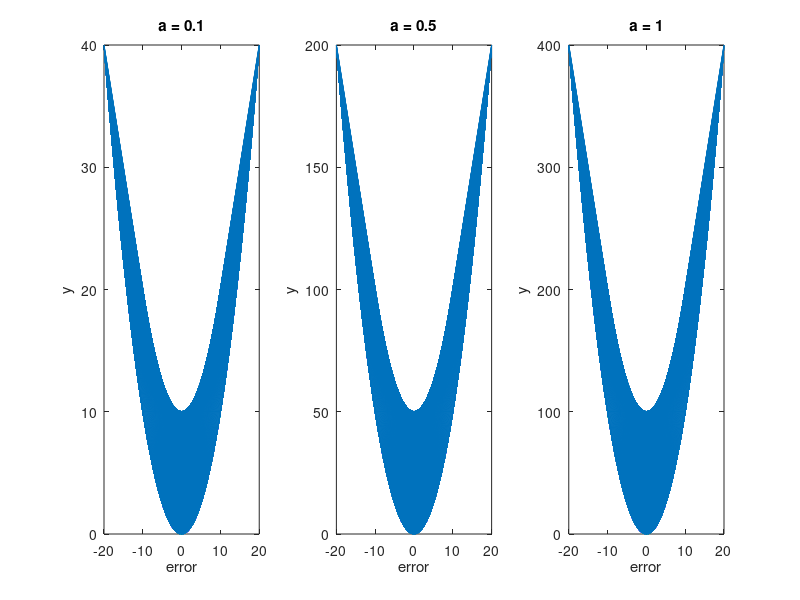

The MATLAB script that drew this image: (Note: this script raises an error after producing the figure.)
close; clear; clc;
% Define the quadratic equation
a_values = [0.1, 0.5, 1];  % Different values of 'a'
x1 = linspace(-10, 10, 1000);  % Generate x1 values
x2 = linspace(-10, 10, 1000);  % Generate x2 values

% Create a meshgrid of x1 and x2
[X1, X2] = meshgrid(x1, x2);

% Initialize a figure for plotting
figure;

% Plot the difference between x1 and x2 (error) with y as the x-axis
for a = a_values
    % Calculate the quadratic equation
    y = a * (X1 - X2).^2;

    % Calculate the error (difference between x1 and x2)
    error = X1 - X2;

    % Plot the error against y
    subplot(1, numel(a_values), find(a_values == a));
    plot(error(:), y(:));
    title(['a = ' num2str(a)]);
    xlabel('error');
    ylabel('y');
    
    % % Set y-axis limits
    % ylim([200, 0]);
    

end

% Adjust subplot layout
sgtitle('Difference between x1 and x2 vs. y');


%% standard deviation as a shaded area 
% https://nl.mathworks.com/matlabcentral/answers/494515-plot-standard-deviation-as-a-shaded-area
% color: https://nl.mathworks.com/help/matlab/ref/fill.html
y = rand(1,10); % your mean vector;
x = 1:numel(y);
std_dev = 0.5;
curve1 = y + std_dev;
curve2 = y - std_dev;
x2 = [x, fliplr(x)];
inBetween = [curve1, fliplr(curve2)];
fill(x2, inBetween, 75,"MarkerEdgeColor",[0 0.4470 0.7410], ...
    "MarkerFaceColor",[0 0.4470 0.7410],'FaceAlpha',0.2);
hold on;
plot(x, y, 'b', 'LineWidth', 2);

%% Heatmap
% Sample data
data = sim.metric; % Replace this with your actual data

% Define x and y axis limits
x_limits = [0 50];
y_limits = [0 50];

% Scale the data to fit within the specified axis limits
scaled_data = data * (x_limits(2) - x_limits(1));

% Create a heatmap using imagesc
imagesc(linspace(x_limits(1), x_limits(2), size(data, 2)), ...
    linspace(y_limits(1), y_limits(2), size(data, 1)), scaled_data);

% Customize colormap
colormap(flipud(hot)); % 'hot' colormap goes from black to red, we flip it to start from red

% Add colorbar and adjust labels
colorbar('southoutside');

% Set axis limits
xlim(x_limits);
ylim(y_limits);

% Add labels and title
xlabel('X-axis label');
ylabel('Y-axis label');
title('Heatmap Title');

%% Objective Function Evolution plot
% Objective function values 
objective_value = sim.metric; 

% Number of iterations or evaluations
num_iterations = numel(objective_value);

% Plotting the Objective Function Evolution
figure;
plot(1:num_iterations, objective_value);
xlabel('Iterations');
ylabel('Objective Function Value');
title('Objective Function Evolution');
grid on;

%% Scatter Plot of Hyperparameter Combinations 
% Hyperparameter combinations and corresponding objective function values

Q_weights = [sim.W(1, :)',sim.W(2, :)'];
objective_values = sim.metric; 
BestQ1 = opt_weights(1);
BestQ2 = opt_weights(2);

% Plotting the Scatter Plot of Hyperparameter Combinations
figure;
scatter(Q_weights(:, 1), Q_weights(:, 2), 50, objective_values, 'filled');
colorbar; % Add colorbar to show objective function values
hold on;
scatter(BestQ1, BestQ2, 120, minBEST, 'rs', 'filled')

xlabel('Q_1');
ylabel('Q_4');
title('Scatter Plot of Hyperparameter Combinations');

%% R weights
% Hyperparameter combinations and corresponding objective function values

R_weights = [sim.W(1, :)',sim.W(3, :)'];
objective_values = sim.metric; 
BestR1 = opt_weights(1);
BestR2 = opt_weights(3);

% Plotting the Scatter Plot of Hyperparameter Combinations
figure;
scatter(R_weights(:, 1), R_weights(:, 2), 50, objective_values, 'filled');
colorbar; % Add colorbar to show objective function values
hold on;
scatter(BestR1, BestR2, 120, minBEST, 'rs', 'filled')

xlabel('R_1');
ylabel('R_2');
title('Scatter Plot of Hyperparameter Combinations');

%% Contour Plot of Objective Function
% Define the range of Q1 and Q2 values
Q1_values = linspace(min(sim.W(1, :)), max(sim.W(1, :)), 51); 
Q2_values = linspace(min(sim.W(2, :)), max(sim.W(2, :)), 51); 

% Create a grid of Q1 and Q2 values
[Q1_grid, Q2_grid] = meshgrid(Q1_values, Q2_values);

objective_values_grid = zeros(size(Q1_grid));
for i = 1:length(Q1_grid)
    objective_values_grid(i,:) = sim.metric(i);
end

% Create a contour plot
figure;
contourf(Q1_grid, Q2_grid, objective_values_grid);
colorbar; % Add colorbar to show objective function values
xlabel('Q1');
ylabel('Q2');
title('Contour Plot of Objective Function');

%% Sensitivity analysis

% Initialize matrix to store performance metric values
performance_metric_values = zeros(length(Q1_values), length(Q2_values));

% Evaluate performance metric for each combination of Q1 and Q2
for i = 1:length(Q1_values)
    for j = 1:length(Q2_values)
        Q_weights1 = [Q1_values(i), Q2_values(j)]; % Combine Q1 and Q2 into weights vector
        performance_metric_values(i, j) = sqrt(mean(error.^2));
    end
end

% Plot Sensitivity Analysis
figure;
contourf(Q1_values, Q2_values, performance_metric_values);
colorbar; % Add colorbar to show performance metric values
xlabel('Q1');
ylabel('Q2');
title('Sensitivity Analysis Plot of Performance Metric');

%% Heatmap

% % Initialize matrix to store performance metric values
% performance_metric_values = zeros(length(Q1_values), length(Q2_values));
% 
% % Evaluate performance metric for each combination of Q1 and Q2
% performance_metric_values = diag(sort_metric);
% 
% % Create Heatmap of Hyperparameter Performance
% figure;
% heatmap(Q1_values, Q2_values, performance_metric_values);
% xlabel('Q1');
% ylabel('Q2');
% title('Heatmap of Hyperparameter Performance');

%% 
best1 = zeros(1,length(sim1.metric));
best2 = zeros(1,length(sim2.metric));
best3 = zeros(1,length(sim3.metric));

for i = 1:length(sim1.metric)
    best1(i) = min(sim1.metric(1:i));
end

for j = 1:length(sim2.metric)
    best2(j) = min(sim2.metric(1:j));
end

for k = 1:length(sim3.metric)
    best3(k) = min(sim3.metric(1:k));
end

stairs([1:length(sim1.metric)],best1,'b-')
hold on;
stairs([1:length(sim2.metric)],best2,'g-')
hold on;
stairs([1:length(sim3.metric)],best3,'r-')
legend('low', 'best', 'high');
